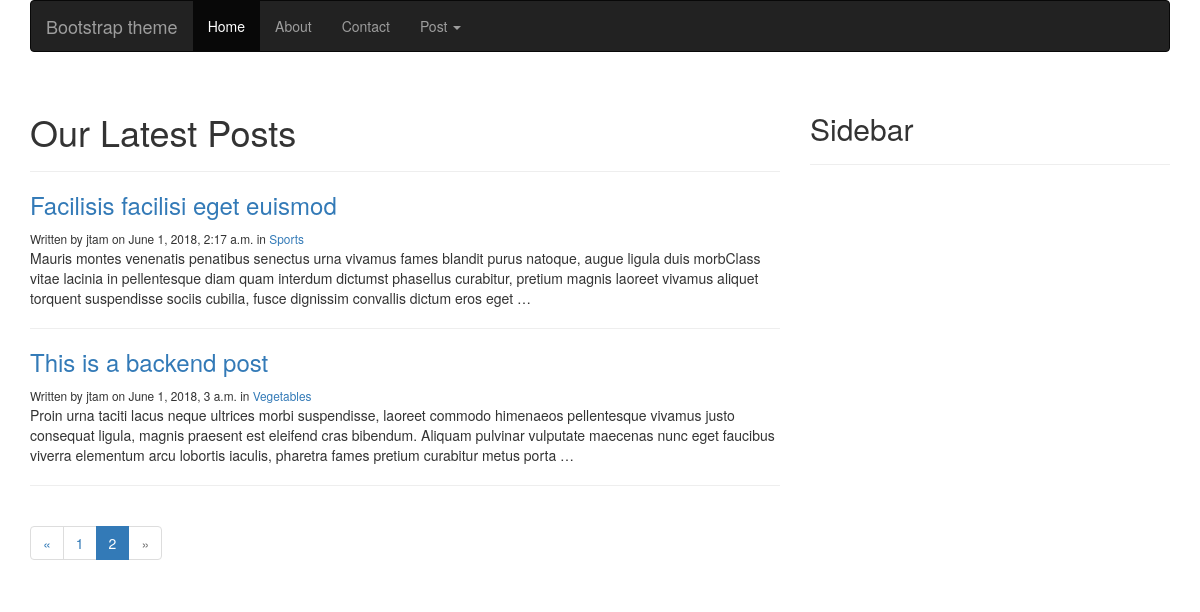
/blog/?page=2, run on an earlier commit of the app's database.
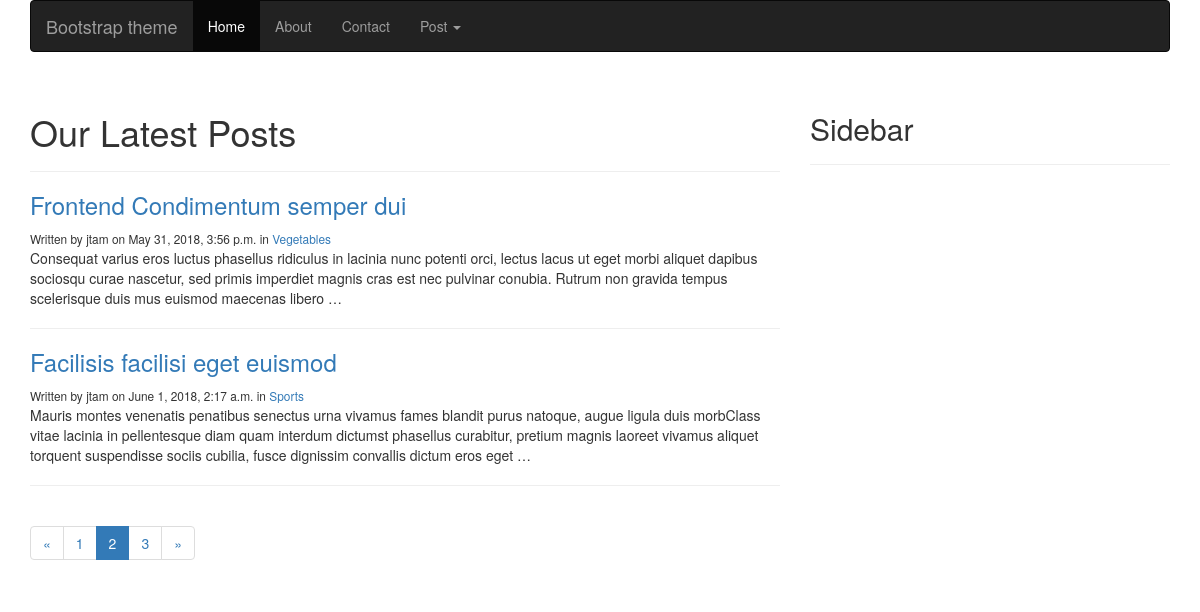
And on a later commit of the database.
### blog/models.py (models this page shows, shortened)
class Post(models.Model):
	STATUS_CHOICES = (
			('draft','Draft'),
			('published','Published'),
		)
	title = models.CharField(max_length=250)
	category = models.ForeignKey(Category)
	slug = models.SlugField(max_length=250, unique=True)
	content = models.TextField()
	seo_title = models.CharField(max_length=250)
	seo_descripttion = models.CharField(max_length=160)
	author = models.ForeignKey(User, related_name='blog_posts')
	published = models.DateTimeField(default=timezone.now)
	created = models.DateTimeField(auto_now_add=True)
	updated = models.DateTimeField(auto_now=True)
	status = models.CharField(max_length=9, choices=STATUS_CHOICES, default='draft')
	def get_absolute_url(self):
		return reverse('blog:post_detail', args=[self.slug])

class Category(models.Model):
	name = models.CharField(max_length=250)
	slug = models.SlugField(max_length=250, unique=True)
	class Meta:
		ordering = ['name']
		verbose_name = 'category'
		verbose_name_plural = 'categories'
	def get_absolute_url(self):
		return reverse('blog:list_of_posts_by_category', args=[self.slug])
	def __str__(self):
		return self.name

### blog/views.py (the view)
def list_of_posts(request):
	posts = Post.objects.filter(status='published')
	paginator = Paginator(posts, 2)
	page = request.GET.get('page')
	try:
		posts = paginator.page(page)
	except PageNotAnInteger:
		posts = paginator.page(1)
	except EmptyPage:
		posts = paginator.paginator(paginator.num_pages)
	template = 'blog/post/list_of_posts.html'
	context = {'posts':posts, 'page': page}
	return render(request, template, context)

### blog/templates/blog/post/list_of_posts.html (shortened to what this page needs)
{% extends "blog/base.html" %}
{% block content %}
<div class="row">
	<div class="col-md-8">
		<div class="page-header">
			<h1>Our Latest Posts</h1>
		</div>
		{% for post in posts %}
		<h3><a href="{{post.get_absolute_url}}">{{post.title}}</a></h3>
		<small>Written by {{post.author}} on {{post.published}} in <a href="{{post.category.get_absolute_url}}">{{post.category}}</a></small>
		<br>
		{{post.content|truncatewords:40|linebreaks}}
		<hr>
		{% endfor %}
		{% include 'blog/paginator.html' with page=posts %}
	</div>
	<div class="col-md-4">
		<div class="page-header">
			<h2>Sidebar</h2>
		</div>
	</div>
</div>
{% endblock content %}

What changed in the data, as far as the page shows it:
no longer on this page (row unchanged): Post: title "This is a backend post", author "jtam", published "June 1, 2018, 3 a.m.", category "Vegetables", content "Proin urna taciti lacus neque ultrices morbi suspendisse, laoreet commodo himenaeos pellentesque vivamus justo consequat ligula, magnis praesent est eleifend cras bibendum. Aliquam pulvinar vulputate maecenas nunc eget faucibus viverra elementum arcu lobortis iaculis, pharetra fames pretium curabitur metus porta …"
now on this page (row edited): Post: title "Frontend Condimentum semper dui", author "jtam", published "May 31, 2018, 3:56 p.m.", category "Vegetables", content "Consequat varius eros luctus phasellus ridiculus in lacinia nunc potenti orci, lectus lacus ut eget morbi aliquet dapibus sociosqu curae nascetur, sed primis imperdiet magnis cras est nec pulvinar conubia. Rutrum non gravida tempus scelerisque duis mus euismod maecenas libero …"
Also different on the page:
new list line: "3"
